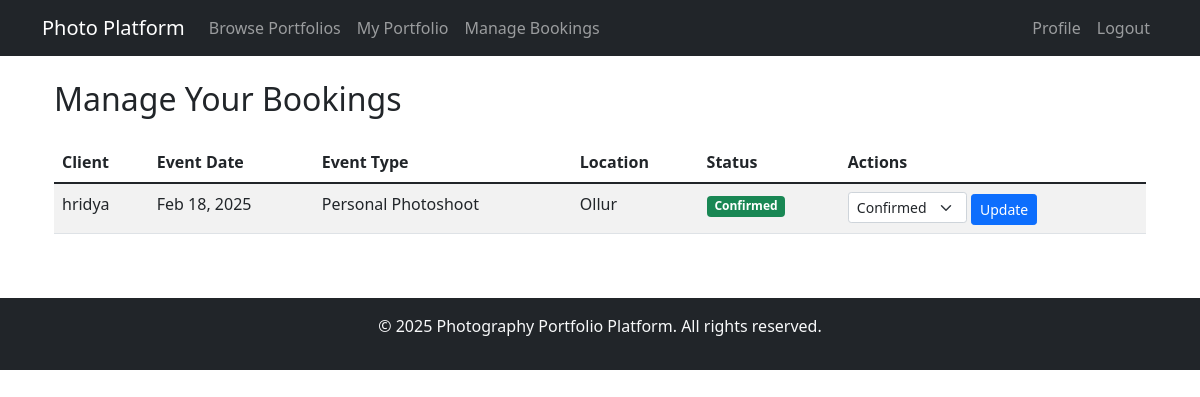
The page /photographer/bookings/ (signed in) on the database its author committed.
### client/models.py (models this page shows, shortened)
class Booking(models.Model):
    client = models.ForeignKey(User, on_delete=models.CASCADE, related_name='bookings')
    photographer = models.ForeignKey(Portfolio, on_delete=models.CASCADE, related_name='bookings')
    event_date = models.DateField()
    event_type = models.CharField(max_length=100)
    location = models.CharField(max_length=200)
    description = models.TextField()
    status = models.CharField(max_length=20, choices=[
        ('pending', 'Pending'),
        ('confirmed', 'Confirmed'),
        ('completed', 'Completed'),
        ('cancelled', 'Cancelled')
    ], default='pending')
    created_at = models.DateTimeField(auto_now_add=True)
    updated_at = models.DateTimeField(auto_now=True)

### photographer/views.py (the view)
# urls.py: path('photographer/bookings/', views.photographer_bookings, name='photographer_bookings'),
@login_required
def photographer_bookings(request):
    portfolio = get_object_or_404(Portfolio, photographer=request.user)
    bookings = Booking.objects.filter(photographer=portfolio).order_by('-created_at')
    return render(request, 'photographer/photographer_bookings.html', {'bookings': bookings})

### photographer/templates/photographer/photographer_bookings.html (shortened to what this page needs)
{% extends "base.html" %}
{% block content %}
<div class="container">
    <h2 class="mb-4">Manage Your Bookings</h2>
    {% if bookings %}
        <div class="table-responsive">
            <table class="table table-striped">
                <thead>
                    <tr>
                        <th>Client</th>
                        <th>Event Date</th>
                        <th>Event Type</th>
                        <th>Location</th>
                        <th>Status</th>
                        <th>Actions</th>
                    </tr>
                </thead>
                <tbody>
                    {% for booking in bookings %}
                        <tr>
                            <td>{{ booking.client.get_full_name|default:booking.client.username }}</td>
                            <td>{{ booking.event_date|date:"M d, Y" }}</td>
                            <td>{{ booking.event_type }}</td>
                            <td>{{ booking.location }}</td>
                            <td>
                                <span class="badge {% if booking.status == 'pending' %}bg-warning
                                    {% elif booking.status == 'confirmed' %}bg-success
                                    {% elif booking.status == 'completed' %}bg-info
                                    {% else %}bg-danger{% endif %}">
                                    {{ booking.status|title }}
                                </span>
                            </td>
                            <td>
                                <form method="post" action="{% url 'update_booking_status' booking.id %}">
                                    <select name="status" class="form-select form-select-sm d-inline w-auto">
                                        <option value="confirmed" {% if booking.status == "confirmed" %}selected{% endif %}>Confirmed</option>
                                    </select>
                                    <button type="submit" class="btn btn-sm btn-primary">Update</button>
                                </form>
                            </td>
                        </tr>
                    {% endfor %}
                </tbody>
            </table>
        </div>
    {% else %}
        <div class="alert alert-info text-center">
            <p>No bookings yet.</p>
        </div>
    {% endif %}
</div>
{% endblock %}

### rows shown on the page
Booking: client.get_full_name "hridya", event_date "Feb 18, 2025", event_type "Personal Photoshoot", location "Ollur", status "Confirmed"
